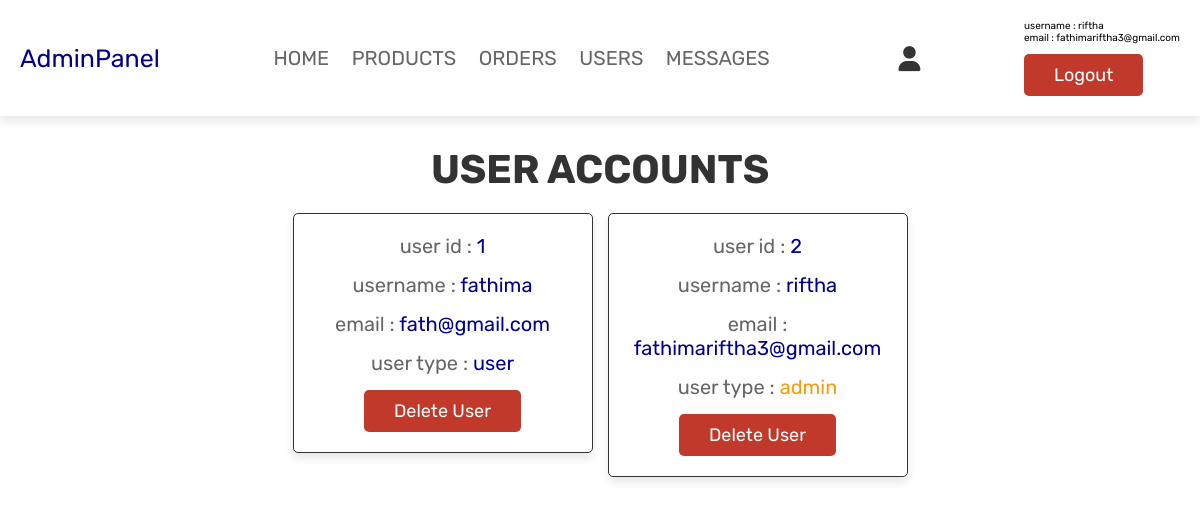
Screenshot of /admin_users.php (signed in) with the database file from the repository.
### tables this page shows
CREATE TABLE `users` (
  `id` int(100) NOT NULL,
  `name` varchar(100) NOT NULL,
  `email` varchar(100) NOT NULL,
  `password` varchar(100) NOT NULL,
  `user_type` varchar(20) NOT NULL DEFAULT 'user'
);

### admin_users.php (the view, shortened to what this page needs)
<?php
include 'config.php';
?>
<!DOCTYPE html>
<html lang="en">
<head>
   <link rel="stylesheet" href="https://cdnjs.cloudflare.com/ajax/libs/font-awesome/6.0.0/css/all.min.css">
   <link rel="stylesheet" href="css/admin_stylefor.css">
</head>
<body>
<?php include 'admin_header.php'; ?>
<section class="users">
   <h1 class="title"> user accounts </h1>
   <div class="box-container">
      <?php
         $select_users = mysqli_query($conn, "SELECT * FROM `users`") or die('query failed');
         while($fetch_users = mysqli_fetch_assoc($select_users)){
      ?>
      <div class="box">
         <p> user id : <span><?php echo $fetch_users['id']; ?></span> </p>
         <p> username : <span><?php echo $fetch_users['name']; ?></span> </p>
         <p> email : <span><?php echo $fetch_users['email']; ?></span> </p>
         <p> user type : <span style="color:<?php if($fetch_users['user_type'] == 'admin'){ echo 'var(--orange)'; } ?>"><?php echo $fetch_users['user_type']; ?></span> </p>
         <a href="admin_users.php?delete=<?php echo $fetch_users['id']; ?>" onclick="return confirm('delete this user?');" class="delete-btn">delete user</a>
      </div>
      <?php
         };
      ?>
   </div>
</section>
</body>
</html>

### css/admin_stylefor.css (style rules this page uses)
:root { --dark-blue:#00008B; --nevy-blue:#00008B; --purple:#8e44ad; --red:#c0392b; --orange:#f39c12; --black:#333; --white:#fff; --light-color:#666; --light-white:#ccc; --light-bg:#f5f5f5; --border:.1rem solid var(--black); --box-shadow:0 .5rem 1rem rgba(0,0,0,.1); }
* { font-family: 'Rubik', sans-serif; margin:0; padding:0; box-sizing: border-box; outline: none; border:none; text-decoration: none; transition:all .2s linear; }
html { font-size: 62.5%; overflow-x: hidden; }
section { padding:3rem 2rem; }
.title { text-align: center; margin-bottom: 2rem; text-transform: uppercase; color:var(--black); font-size: 4rem; }
.btn, .option-btn, .delete-btn, .white-btn { display: inline-block; margin-top: 1rem; padding:1rem 3rem; cursor: pointer; color:var(--white); font-size: 1.8rem; border-radius: .5rem; text-transform: capitalize; }
.delete-btn { background-color: var(--red); }
.users .box-container { display: grid; grid-template-columns: repeat(auto-fit, 30rem); justify-content: center; gap:1.5rem; max-width: 1200px; margin:0 auto; align-items: flex-start; }
.users .box-container .box { background-color: var(--white); padding:2rem; border:var(--border); box-shadow: var(--box-shadow); border-radius: .5rem; text-align: center; }
.users .box-container .box p { padding-bottom: 1.5rem; font-size: 2rem; color:var(--light-color); }
.users .box-container .box p span { color:var(--nevy-blue); }
.users .box-container .box .delete-btn { margin-top: 0; }

### rows the page displays
users: id "1", name "fathima", email "fath@gmail.com", user_type "user"
users: id "2", name "riftha", email "fathimariftha3@gmail.com", user_type "admin"

### other values shown
$_SESSION['admin_name'] "riftha"
$_SESSION['admin_email'] "fathimariftha3@gmail.com"
